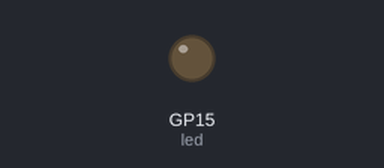
Simulated run of this program. Board: Raspberry Pi Pico running MicroPython. Parts: output pins drawn as LEDs (lit = HIGH).

Above: at 0.05 s.
At 1.2 s:
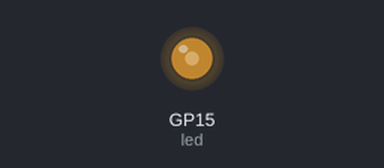
At 2.35 s:
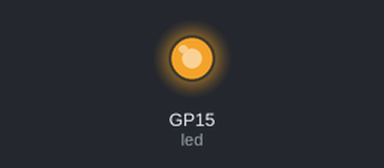
At 4.7 s:
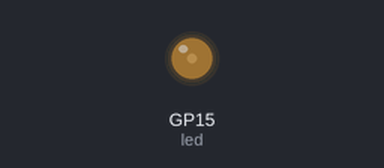
Timing chart, 0 to 6.7 s (numbered marks = the images above):
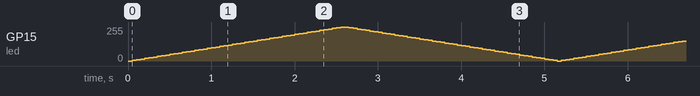

The program:

pwm.py
```python
from machine import Pin, PWM
import utime

# Define LED with PWM on GP15
led = PWM(Pin(15))
led.freq(1000)  # Set PWM frequency to 1kHz

while True:
    # Fade In (0 to 255)
    for duty in range(0, 256, 5):  # Increase brightness
        led.duty_u16(duty * 256)
        utime.sleep(0.05)

    # Fade Out (255 to 0)
    for duty in range(255, 0, -5):  # Decrease brightness
        led.duty_u16(duty * 256)
        utime.sleep(0.05)
```
